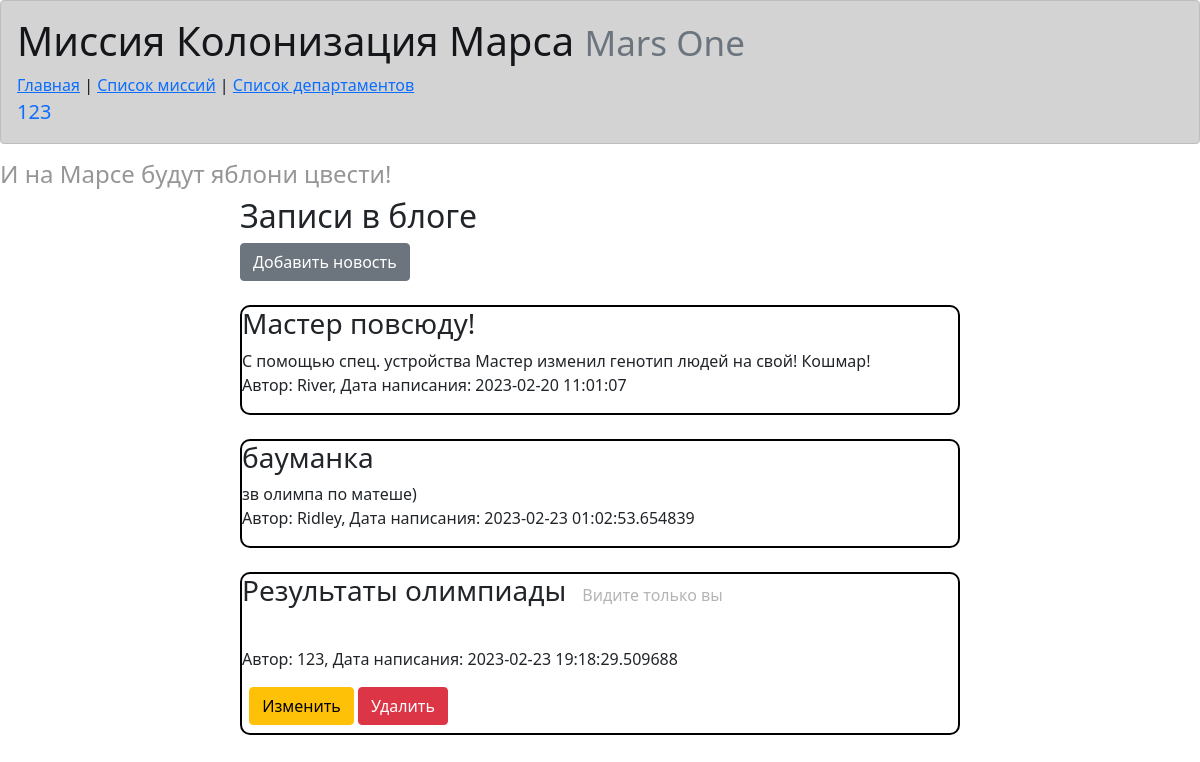
Screenshot of /index (signed in) with the database file from the repository.
### data/users.py (models this page shows, shortened)
class User(SqlAlchemyBase, UserMixin):
    __tablename__ = 'users'
    id = sqlalchemy.Column(sqlalchemy.Integer, primary_key=True, autoincrement=True)
    surname = sqlalchemy.Column(sqlalchemy.String, nullable=True)
    name = sqlalchemy.Column(sqlalchemy.String, nullable=True)
    age = sqlalchemy.Column(sqlalchemy.Integer, nullable=True)
    position = sqlalchemy.Column(sqlalchemy.String, nullable=True)
    speciality = sqlalchemy.Column(sqlalchemy.String, nullable=True)
    address = sqlalchemy.Column(sqlalchemy.String, nullable=True)
    email = sqlalchemy.Column(sqlalchemy.String, nullable=False, unique=True, index=True)
    hashed_password = sqlalchemy.Column(sqlalchemy.String, nullable=True)
    modified_date = sqlalchemy.Column(sqlalchemy.DateTime, default=datetime.datetime.now)

### data/news.py (models this page shows)
class News(SqlAlchemyBase):
    __tablename__ = 'news'
    id = sqlalchemy.Column(sqlalchemy.Integer,
                           primary_key=True, autoincrement=True)
    title = sqlalchemy.Column(sqlalchemy.String, nullable=True)
    content = sqlalchemy.Column(sqlalchemy.String, nullable=True)
    created_date = sqlalchemy.Column(sqlalchemy.DateTime,
                                     default=datetime.datetime.now)
    is_private = sqlalchemy.Column(sqlalchemy.Boolean, default=True)
    user_id = sqlalchemy.Column(sqlalchemy.Integer,
                                sqlalchemy.ForeignKey("users.id"))
    user = orm.relationship('User')
    categories = orm.relationship("Category",
                                  secondary="association",
                                  backref="news")

### main.py (the view)
@app.route('/')
@app.route('/index')
def base():
    db_sess = db_session.create_session()
    if current_user.is_authenticated:
        news = db_sess.query(News).filter(
            (News.user == current_user) | (News.is_private != True))
    else:
        news = db_sess.query(News).filter(News.is_private != True)
    return render_template('common.html', news=news)

### data/db_session.py (called while the page is built)
def create_session() -> Session:
    global __factory
    return __factory()

### main.py (called while the page is built)
@login_manager.user_loader
def load_user(user_id):
    db_sess = db_session.create_session()
    return db_sess.query(User).get(user_id)

### templates/common.html
{% extends "base.html" %}
{% block content %}
<h2>Записи в блоге</h2>
<div id="news">
{% if current_user.is_authenticated %}
    <a href="news" class="btn btn-secondary">Добавить новость</a><br/><br/>
{% endif %}
    {% for new in news %}
        <div class="post">
            <h3 class="news_title">{{ new.title }}</h3>{% if new.is_private %}&emsp;<p class="private_flag">Видите только вы</p>{% endif %}
            <p>{{ new.content }}<br/>
            Автор: {{ new.user.name }}, Дата написания: {{ new.created_date }}</p>
            {% if current_user.is_authenticated and current_user == new.user or current_user.id == 1 %}
                <div class="btns">
                    <a href="/news/{{ new.id }}" class="btn btn-warning">
                        Изменить
                    </a>
                    <a href="/news_delete/{{ new.id }}" class="btn btn-danger">
                        Удалить
                    </a>
                </div>
            {% endif %}
        </div>
    <br/>
    {% endfor %}
</div>
{% endblock %}

### templates/base.html (shortened to what this page needs)
<!DOCTYPE html>
<html lang="en">
<head>
    <link rel="stylesheet" href="/static/css/style.css"/>
    <link rel="stylesheet"
          href="https://cdn.jsdelivr.net/npm/bootstrap@5.0.0-beta1/dist/css/bootstrap.min.css"
>
</head>
<body>
<nav>
<div class="alert alert-dark" role="alert">
    <h1>Миссия Колонизация Марса
        <small class="text-muted">Mars One</small>
    </h1>
<a href="/">Главная</a> | <a href="/jobs">Список миссий</a> | <a href="/departments">Список департаментов</a><br/>
<a>
{% if current_user.is_authenticated %}
    <a class="navbar-brand" href="/logout">{{ current_user.name }}</a>
{% else %}
    <a>
        <a class="btn btn-primary " href="/register">Зарегистрироваться</a>
        <a class="btn btn-success" href="/login">Войти</a>
    </a>
{% endif %}
</a>
</div>
</nav>
<h4>И на Марсе будут яблони цвести!</h4>
{% block content %}{% endblock %}
</body>
</html>

### static/css/style.css (style rules this page uses)
h4 { color: rgb(150, 150, 150); }
h2 { margin-left: 20%; }
.news_title { display:inline-block; }
h3 { display: table; margin: 0 auto; }
a { color: #4a0000; }
#news { max-width: 60%; margin-left: 20%; margin-right: 20%; }
.post { border: 2px solid black; border-radius: 10px; }
.private_flag { color: rgb(180, 180, 180); display:inline-block; }
.btns { margin-left: 1%; margin-bottom: 1%; }

### rows the page displays
User: name "123"
News: title "Мастер повсюду!", content "С помощью спец. устройства Мастер изменил генотип людей на свой! Кошмар!", user.name "River", created_date "2023-02-20 11:01:07"
News: title "бауманка", content "зв олимпа по матеше)", user.name "Ridley", created_date "2023-02-23 01:02:53.654839"
News: title "Результаты олимпиады", is_private "Видите только вы", user.name "123", created_date "2023-02-23 19:18:29.509688"
